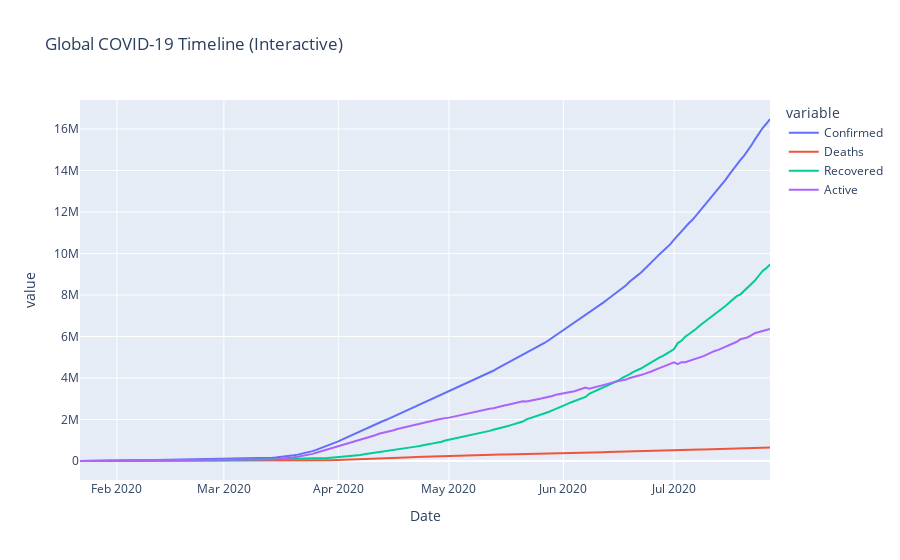

The notebook cell saved with this chart:
### Code cell
# Interactive Time Series (Optional Bonus with Plotly)

fig = px.line(global_daily, x='Date', y=['Confirmed', 'Deaths', 'Recovered', 'Active'],
              title='Global COVID-19 Timeline (Interactive)')
fig.show()

### Figure 1 — Plotly figure (JSON) as saved in the notebook; plotly's stock layout.template omitted (floating-point values rounded to 4 significant figures; data arrays with more than 128 entries replaced by an {"elided": "..."} marker saying what was removed)
{"data": [{"hovertemplate": "variable=Confirmed<br>Date=%{x}<br>value=%{y}<extra></extra>", "legendgroup": "Confirmed", "line": {"color": "#636efa", "dash": "solid"}, "marker": {"symbol": "circle"}, "mode": "lines", "name": "Confirmed", "orientation": "v", "showlegend": true, "type": "scatter", "x": {"elided": "188 str values"}, "xaxis": "x", "y": {"elided": "188 int values"}, "yaxis": "y"}, {"hovertemplate": "variable=Deaths<br>Date=%{x}<br>value=%{y}<extra></extra>", "legendgroup": "Deaths", "line": {"color": "#EF553B", "dash": "solid"}, "marker": {"symbol": "circle"}, "mode": "lines", "name": "Deaths", "orientation": "v", "showlegend": true, "type": "scatter", "x": {"elided": "188 str values"}, "xaxis": "x", "y": {"elided": "188 int values"}, "yaxis": "y"}, {"hovertemplate": "variable=Recovered<br>Date=%{x}<br>value=%{y}<extra></extra>", "legendgroup": "Recovered", "line": {"color": "#00cc96", "dash": "solid"}, "marker": {"symbol": "circle"}, "mode": "lines", "name": "Recovered", "orientation": "v", "showlegend": true, "type": "scatter", "x": {"elided": "188 str values"}, "xaxis": "x", "y": {"elided": "188 int values"}, "yaxis": "y"}, {"hovertemplate": "variable=Active<br>Date=%{x}<br>value=%{y}<extra></extra>", "legendgroup": "Active", "line": {"color": "#ab63fa", "dash": "solid"}, "marker": {"symbol": "circle"}, "mode": "lines", "name": "Active", "orientation": "v", "showlegend": true, "type": "scatter", "x": {"elided": "188 str values"}, "xaxis": "x", "y": {"elided": "188 int values"}, "yaxis": "y"}], "layout": {"legend": {"title": {"text": "variable"}, "tracegroupgap": 0}, "title": {"text": "Global COVID-19 Timeline (Interactive)"}, "xaxis": {"anchor": "y", "domain": [0, 1], "title": {"text": "Date"}}, "yaxis": {"anchor": "x", "domain": [0, 1], "title": {"text": "value"}}}}
